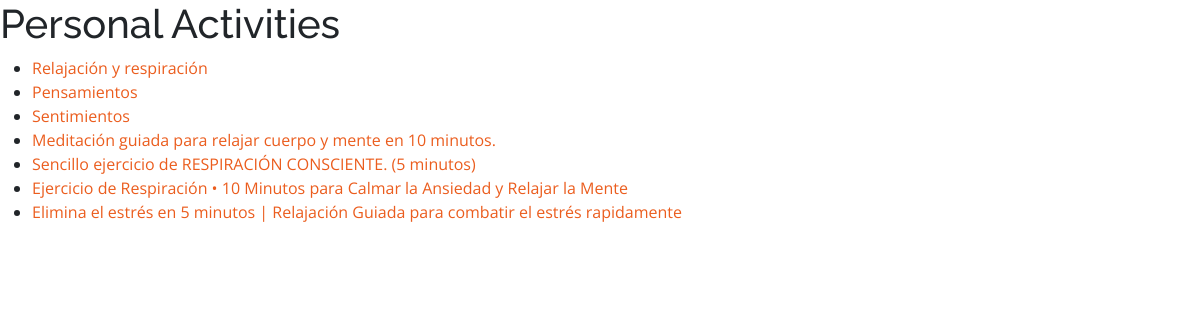
The app's page /personalActivities/ (signed in) with its own data.
### personalActivities/models.py (models this page shows, shortened)
class PersonalActivites(models.Model):
  name = models.CharField(max_length=254, unique=True)
  description = models.CharField(max_length=254)
  image_URL = models.URLField(max_length=1000, blank=True)
  video_URL = models.URLField(max_length=1000, blank=True)
  lecture = models.CharField(max_length=1000000, blank=True)
  pub_data = models.DateTimeField('date published')
  duration = models.DurationField()
  activityType = models.ForeignKey(ActivityType, on_delete=models.CASCADE)
  categories = models.ManyToManyField(ActivityCategory)

### personalActivities/views.py (the view)
@login_required(login_url='/users/login/')
def temp(request):
  all_activities = PersonalActivites.objects.order_by('-pub_data')
  context = {
    "pageTitle": "Personal Activities list",
    "activities": all_activities
  }
  return render(request, "personalActivities/personalActivitiesList.html", context)

### personalActivities/templates/personalActivities/personalActivitiesList.html (shortened to what this page needs)
{% extends 'home/base.html' %}
{% load static %}
{% block content %}
<h1>Personal Activities</h1>
<ul>
  {% for activity in activities %}
  <li><a href="{% url 'single_activity' activity.id %}">{{ activity.name }}</a></li>
  {% endfor %}
</ul>
{% endblock %}

### home/templates/home/base.html (shortened to what this page needs)
<!DOCTYPE html>
{% load static %}
<html lang="en">
<head>
  {% block head %}
  {% block style %}
  <link href="https://cdn.jsdelivr.net/npm/bootstrap@5.0.2/dist/css/bootstrap.min.css" rel="stylesheet"
>
  <link href="{% static 'home/css/style.css' %}" rel="stylesheet">
  {% endblock %}
  {% endblock %}
</head>
<body>
  <main>
    {% block content %}{% endblock %}
  </main>
</body>
</html>

### home/static/home/css/style.css (style rules this page uses)
body { font-family: "Open Sans", sans-serif; color: #212529; }
a { color: #eb5d1e; text-decoration: none; }
h1, h2, h3, h4, h5, h6, .font-primary { font-family: "Raleway", sans-serif; }

### records on screen
PersonalActivites: name "Relajación y respiración"
PersonalActivites: name "Pensamientos"
PersonalActivites: name "Sentimientos"
PersonalActivites: name "Meditación guiada para relajar cuerpo y mente en 10 minutos."
PersonalActivites: name "Sencillo ejercicio de RESPIRACIÓN CONSCIENTE. (5 minutos)"
PersonalActivites: name "Ejercicio de Respiración • 10 Minutos para Calmar la Ansiedad y Relajar la Mente"
PersonalActivites: name "Elimina el estrés en 5 minutos | Relajación Guiada para combatir el estrés rapidamente"
